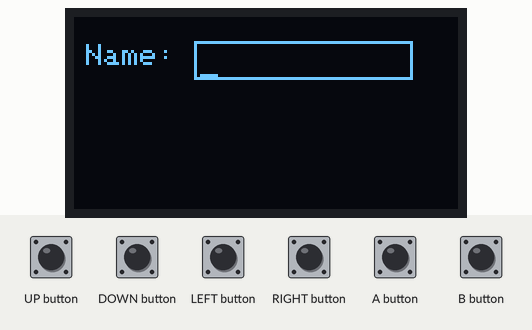
Recording of a sketch running on a simulated Arduboy, built with avr-gcc and run on an emulated ATmega32U4. On the bench: 128×64 one-colour display. The inputs (shaded band) are chosen by the test bench. EEPROM starts erased.

Above: at 1.2 s.
1.3 s: A button pressed for 0.15 s
At 2.3 s:
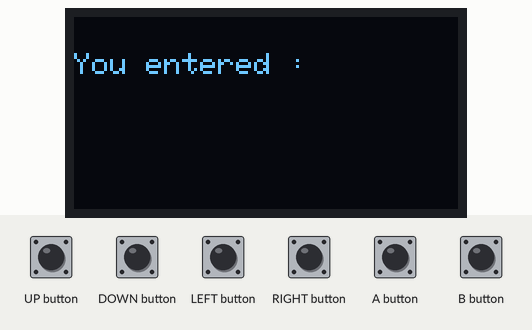
Timing chart, 0 to 4.3 s (numbered marks = the images above; inputs shaded):
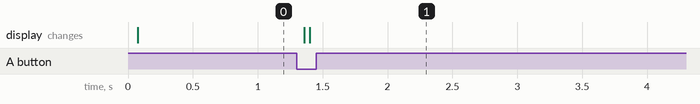

Measured:
- after the input at 1.3 s, the display: first changes after 0.06 s (image 1 shows a later state)

The sketch:

Test.ino
```cpp
#include <Arduboy2.h>
#include "Name.h"

constexpr const uint8_t NameCharacterSpacing = 7;
constexpr const uint8_t NameUnderlineWidth = 5;

enum class ProgramState : uint8_t
{
	GetName, ShowName,
};

Arduboy2 arduboy;
NameEditor<10> name;

ProgramState state = ProgramState::GetName;

void setup(void)
{
	arduboy.begin();
	arduboy.setFrameRate(15);

	name.retrieve(123);
}

void loop(void)
{
	if (!(arduboy.nextFrame()))
	return;

	arduboy.pollButtons();

	arduboy.clear();

	switch (state)
	{
		case ProgramState::GetName:
			getName();
			break;

		case ProgramState::ShowName:
			showName();
			break;
	}

	arduboy.display();
}

uint8_t xOffset = 42;
uint8_t yOffset = 10;

void getName(void)
{
	if (arduboy.justPressed(UP_BUTTON))
		name.incrementChar();

	if (arduboy.justPressed(DOWN_BUTTON))
		name.decrementChar();

	if (arduboy.justPressed(LEFT_BUTTON))
		name.decrementCharIndex();

	if (arduboy.justPressed(RIGHT_BUTTON))
		name.incrementCharIndex();

	if (arduboy.justPressed(A_BUTTON))
	{
		name.save(123);
		state = ProgramState::ShowName;
		return;
	}

	arduboy.setCursor(4, 9);
	arduboy.drawRect(xOffset - 2, yOffset - 2 , 73, 13);
	arduboy.print(F("Name:"));

	for (uint8_t i = 0; i < name.getLength(); i++)
	{
		const uint8_t spacing = (i * NameCharacterSpacing);
		arduboy.setCursor(xOffset + spacing, yOffset);
		if (name.getCharIndex() == i)
		{
			arduboy.drawLine(xOffset + spacing, yOffset + 9, xOffset + spacing + NameUnderlineWidth, yOffset + 9);
		}
		arduboy.print(name.getChar(i));
	}
}


void showName(void)
{
	name.retrieve(123);

	arduboy.setCursor(0, 12);
	arduboy.print(F("You entered :\n"));
	arduboy.print(name.getString());
}
```

Name.h
```cpp
#pragma once

#include <Arduino.h>

namespace NameHelper
{
	// Note that constexpr implies inline linkage
	constexpr bool isUpper(char c)
	{
		return (c >= 'A' && c <= 'Z');
	}

	constexpr bool isLower(char c)
	{
		return (c >= 'a' && c <= 'z');
	}

	constexpr bool isAlpha(char c)
	{
		return (isLower(c) || isUpper(c));
	}
}

template< uint8_t LengthValue >
class NameEditor
{
public:
	constexpr static const uint8_t Length = LengthValue;
	constexpr static const uint8_t FirstIndex = 0;
	constexpr static const uint8_t LastIndex = Length - 1;
	constexpr static const uint8_t NullIndex = Length;

private:
	uint8_t index;
	char name[Length + 1];

public:
	NameEditor(void)
	{
		this->name[NullIndex] = '\0';
	}

	constexpr uint8_t getLength(void) const
	{
		return Length;
	}

	uint8_t getCharIndex(void)
	{
		return this->index;
	}

	char getChar(uint8_t index) const
	{
		return this->name[index];
	}

	void setCharIndex(uint8_t value)
	{
		this->index = value;
	}

	void setChar(uint8_t index, char value)
	{
		this->name[index] = value;
	}

	void incrementCharIndex(void)
	{
		if (this->index < LastIndex)
			++this->index;
	}

	void decrementCharIndex(void)
	{
		if (this->index > FirstIndex)
			--this->index;
	}

	void incrementChar(void)
	{
		this->incrementChar(this->index);
	}

	void incrementChar(uint8_t index)
	{
		const char c = this->name[index];
		if(c == ' ')
		{
			this->name[index] = 'A';
		}
		else if(c == 'z')
		{
			this->name[index] = ' ';
		}
		else if(c == 'Z')
		{
			this->name[index] = 'a';
		}
		else if((c >= 'a' && c < 'z') || (c >= 'A' && c < 'Z'))
		{
			++this->name[index];
		}
	}

	void decrementChar(void)
	{
		this->decrementChar(this->index);
	}

	void decrementChar(uint8_t index)
	{
		const char c = this->name[index];
		if(c == ' ')
		{
			this->name[index] = 'z';
		}
		else if(c == 'A')
		{
			this->name[index] = ' ';
		}
		else if(c == 'a')
		{
			this->name[index] = 'Z';
		}
		else if((c > 'a' && c <= 'z') || (c > 'A' && c <= 'Z'))
		{
			--this->name[index];
		}
	}

	char * getString(void)
	{
		return this->name;
	}

	const char * getString(void) const
	{
		return this->name;
	}

	char operator[](uint8_t index) const
	{
		return this->name[index];
	}

	void clear(uint16_t startingLocation)
	{
		this->index = 0;

		for(uint8_t i = 0; i < Length; ++i)
			this->name[i] = ' ';

		this->save(startingLocation);
	}

	void retrieve(uint16_t startingLocation)
	{
		using namespace NameHelper;

		this->index = 0;

		for(uint8_t i = 0; i < Length; ++i)
		{
			char c = EEPROM.read(startingLocation + i);
			this->name[i] = isAlpha(c) ? c : ' ';
		}
	}

	void save(uint16_t startingLocation)
	{
		for(uint8_t i = 0; i < Length; ++i)
			EEPROM.update(startingLocation + i, this->name[i]);
	}
};
```
